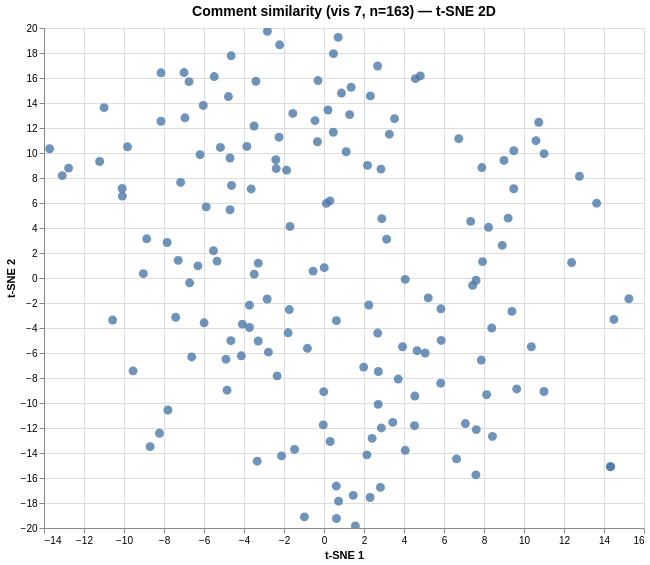

The specification (Vega-Lite) saved for this image:
### Vega specification from a JSON file in a GitHub repository (floating-point values rounded to 4 significant figures; data arrays with more than 128 entries replaced by an {"elided": "..."} marker saying what was removed)
{"$schema": "https://vega.github.io/schema/vega/v6.json", "data": [{"name": "param_1e9efca18e7a2868_store"}, {"name": "source_0", "values": {"elided": "163 records"}}, {"name": "source_0_x_domain_dim_1", "values": [{"min": -13.72, "max": 15.24}]}, {"name": "source_0_y_domain_dim_2", "values": [{"min": -19.84, "max": 19.74}]}], "signals": [{"name": "unit", "value": {}, "on": [{"events": "pointermove", "update": "isTuple(group()) ? group() : unit"}]}, {"name": "param_1e9efca18e7a2868", "update": "vlSelectionResolve(\"param_1e9efca18e7a2868_store\", \"union\")"}, {"name": "param_1e9efca18e7a2868_dim_1", "on": [{"events": [{"source": "view", "type": "dblclick"}], "update": "null"}, {"events": {"signal": "param_1e9efca18e7a2868_translate_delta"}, "update": "panLinear(param_1e9efca18e7a2868_translate_anchor.extent_x, -param_1e9efca18e7a2868_translate_delta.x / width)"}, {"events": {"signal": "param_1e9efca18e7a2868_zoom_delta"}, "update": "zoomLinear(domain(\"x\"), param_1e9efca18e7a2868_zoom_anchor.x, param_1e9efca18e7a2868_zoom_delta)"}]}, {"name": "param_1e9efca18e7a2868_dim_2", "on": [{"events": [{"source": "view", "type": "dblclick"}], "update": "null"}, {"events": {"signal": "param_1e9efca18e7a2868_translate_delta"}, "update": "panLinear(param_1e9efca18e7a2868_translate_anchor.extent_y, param_1e9efca18e7a2868_translate_delta.y / height)"}, {"events": {"signal": "param_1e9efca18e7a2868_zoom_delta"}, "update": "zoomLinear(domain(\"y\"), param_1e9efca18e7a2868_zoom_anchor.y, param_1e9efca18e7a2868_zoom_delta)"}]}, {"name": "param_1e9efca18e7a2868_tuple", "on": [{"events": [{"signal": "param_1e9efca18e7a2868_dim_1 || param_1e9efca18e7a2868_dim_2"}], "update": "param_1e9efca18e7a2868_dim_1 && param_1e9efca18e7a2868_dim_2 ? {unit: \"\", fields: param_1e9efca18e7a2868_tuple_fields, values: [param_1e9efca18e7a2868_dim_1,param_1e9efca18e7a2868_dim_2]} : null"}]}, {"name": "param_1e9efca18e7a2868_tuple_fields", "value": [{"field": "dim_1", "channel": "x", "type": "R"}, {"field": "dim_2", "channel": "y", "type": "R"}]}, {"name": "param_1e9efca18e7a2868_translate_anchor", "value": {}, "on": [{"events": [{"source": "scope", "type": "pointerdown"}], "update": "{x: x(unit), y: y(unit), extent_x: domain(\"x\"), extent_y: domain(\"y\")}"}]}, {"name": "param_1e9efca18e7a2868_translate_delta", "value": {}, "on": [{"events": [{"source": "window", "between": [{"source": "scope", "type": "pointerdown"}, {"source": "window", "type": "pointerup"}], "type": "pointermove", "consume": true}], "update": "{x: param_1e9efca18e7a2868_translate_anchor.x - x(unit), y: param_1e9efca18e7a2868_translate_anchor.y - y(unit)}"}]}, {"name": "param_1e9efca18e7a2868_zoom_anchor", "on": [{"events": [{"source": "scope", "type": "wheel", "consume": true}], "update": "{x: invert(\"x\", x(unit)), y: invert(\"y\", y(unit))}"}]}, {"name": "param_1e9efca18e7a2868_zoom_delta", "on": [{"events": [{"source": "scope", "type": "wheel", "consume": true}], "update": "pow(1.001, event.deltaY * pow(16, event.deltaMode))", "force": true}]}, {"name": "param_1e9efca18e7a2868_modify", "on": [{"events": {"signal": "param_1e9efca18e7a2868_tuple"}, "update": "modify(\"param_1e9efca18e7a2868_store\", param_1e9efca18e7a2868_tuple, true)"}]}], "marks": [{"type": "symbol", "name": "marks", "from": {"data": "source_0"}, "encode": {"update": {"x": {"field": "dim_1", "scale": "x"}, "fill": {"value": "#4c78a8"}, "size": {"value": 80}, "shape": {"value": "circle"}, "y": {"field": "dim_2", "scale": "y"}, "tooltip": {"signal": "{\"Comment #\": format(datum[\"index\"], \"\"), \"Comment\": isValid(datum[\"comment\"]) ? datum[\"comment\"] : \"\"+datum[\"comment\"]}"}, "opacity": {"value": 0.8}}}, "clip": true, "style": ["circle"], "interactive": true}], "scales": [{"name": "x", "type": "linear", "domain": [{"signal": "(data(\"source_0_x_domain_dim_1\")[0] || {}).min"}, {"signal": "(data(\"source_0_x_domain_dim_1\")[0] || {}).max"}], "range": [0, {"signal": "width"}], "nice": true, "zero": true, "domainRaw": {"signal": "param_1e9efca18e7a2868[\"dim_1\"]"}}, {"name": "y", "type": "linear", "domain": [{"signal": "(data(\"source_0_y_domain_dim_2\")[0] || {}).min"}, {"signal": "(data(\"source_0_y_domain_dim_2\")[0] || {}).max"}], "range": [{"signal": "height"}, 0], "domainRaw": {"signal": "param_1e9efca18e7a2868[\"dim_2\"]"}, "zero": true, "nice": true}], "axes": [{"scale": "x", "tickCount": {"signal": "ceil(width/40)"}, "maxExtent": 0, "labels": false, "zindex": 0, "grid": true, "gridScale": "y", "domain": false, "minExtent": 0, "aria": false, "ticks": false, "orient": "bottom"}, {"scale": "y", "gridScale": "x", "ticks": false, "tickCount": {"signal": "ceil(height/40)"}, "grid": true, "domain": false, "labels": false, "zindex": 0, "aria": false, "orient": "left", "maxExtent": 0, "minExtent": 0}, {"scale": "x", "zindex": 0, "grid": false, "orient": "bottom", "labelFlush": true, "tickCount": {"signal": "ceil(width/40)"}, "title": "t-SNE 1", "labelOverlap": true}, {"scale": "y", "tickCount": {"signal": "ceil(height/40)"}, "zindex": 0, "orient": "left", "grid": false, "title": "t-SNE 2", "labelOverlap": true}], "title": {"text": "Comment similarity (vis 7, n=163) — t-SNE 2D", "frame": "group", "fontSize": 14}, "height": 500, "padding": 5, "style": "cell", "width": 600, "background": "white"}
